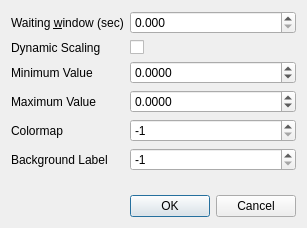
<?xml version="1.0" encoding="UTF-8"?>
<ui version="4.0">
 <class>ConfigurationDialog</class>
 <widget class="QDialog" name="configuration_dialog">
  <property name="geometry">
   <rect>
    <x>0</x>
    <y>0</y>
    <width>307</width>
    <height>228</height>
   </rect>
  </property>
  <property name="sizePolicy">
   <sizepolicy hsizetype="Minimum" vsizetype="Minimum">
    <horstretch>0</horstretch>
    <verstretch>0</verstretch>
   </sizepolicy>
  </property>
  <property name="windowTitle">
   <string>Image Overlay configuration</string>
  </property>
  <layout class="QVBoxLayout" name="window_layout">
   <item>
    <layout class="QFormLayout" name="input_layout">
     <item row="0" column="0">
      <widget class="QLabel" name="windowLabel">
       <property name="toolTip">
        <string>Time to wait before composing an image. If overlay messages arrive much later than the image, increase this value.</string>
       </property>
       <property name="text">
        <string>Waiting &amp;window (sec)</string>
       </property>
       <property name="buddy">
        <cstring>window_spin_box</cstring>
       </property>
      </widget>
     </item>
     <item row="0" column="1">
      <widget class="QDoubleSpinBox" name="window_spin_box">
       <property name="decimals">
        <number>3</number>
       </property>
      </widget>
     </item>
     <item row="1" column="0">
      <widget class="QLabel" name="dynamic_scaling_label">
       <property name="text">
        <string>Dynamic Scaling</string>
       </property>
      </widget>
     </item>
     <item row="2" column="0">
      <widget class="QLabel" name="minimum_value_label">
       <property name="text">
        <string>Minimum Value</string>
       </property>
      </widget>
     </item>
     <item row="3" column="0">
      <widget class="QLabel" name="maximum_value_label">
       <property name="text">
        <string>Maximum Value</string>
       </property>
      </widget>
     </item>
     <item row="2" column="1">
      <widget class="QDoubleSpinBox" name="minimum_value_spin_box">
       <property name="decimals">
        <number>4</number>
       </property>
       <property name="minimum">
        <double>-10000000.000000000000000</double>
       </property>
       <property name="maximum">
        <double>10000000.000000000000000</double>
       </property>
      </widget>
     </item>
     <item row="1" column="1">
      <widget class="QCheckBox" name="dynamic_scaling_check_box">
       <property name="text">
        <string/>
       </property>
      </widget>
     </item>
     <item row="3" column="1">
      <widget class="QDoubleSpinBox" name="maximum_value_spin_box">
       <property name="decimals">
        <number>4</number>
       </property>
       <property name="minimum">
        <double>-10000000.000000000000000</double>
       </property>
       <property name="maximum">
        <double>10000000.000000000000000</double>
       </property>
      </widget>
     </item>
     <item row="4" column="0">
      <widget class="QLabel" name="colormap_label">
       <property name="text">
        <string>Colormap</string>
       </property>
      </widget>
     </item>
     <item row="4" column="1">
      <widget class="QSpinBox" name="colormap_spin_box">
       <property name="minimum">
        <number>-1</number>
       </property>
       <property name="value">
        <number>-1</number>
       </property>
      </widget>
     </item>
     <item row="5" column="0">
      <widget class="QLabel" name="bg_label_label">
       <property name="text">
        <string>Background Label</string>
       </property>
      </widget>
     </item>
     <item row="5" column="1">
      <widget class="QSpinBox" name="bg_label_spin_box">
       <property name="minimum">
        <number>-1</number>
       </property>
       <property name="value">
        <number>-1</number>
       </property>
      </widget>
     </item>
    </layout>
   </item>
   <item>
    <widget class="QDialogButtonBox" name="dialog_button_box">
     <property name="orientation">
      <enum>Qt::Horizontal</enum>
     </property>
     <property name="standardButtons">
      <set>QDialogButtonBox::Cancel|QDialogButtonBox::Ok</set>
     </property>
    </widget>
   </item>
  </layout>
 </widget>
 <resources/>
 <connections>
  <connection>
   <sender>dialog_button_box</sender>
   <signal>accepted()</signal>
   <receiver>configuration_dialog</receiver>
   <slot>accept()</slot>
   <hints>
    <hint type="sourcelabel">
     <x>20</x>
     <y>20</y>
    </hint>
    <hint type="destinationlabel">
     <x>20</x>
     <y>20</y>
    </hint>
   </hints>
  </connection>
  <connection>
   <sender>dialog_button_box</sender>
   <signal>rejected()</signal>
   <receiver>configuration_dialog</receiver>
   <slot>reject()</slot>
   <hints>
    <hint type="sourcelabel">
     <x>20</x>
     <y>20</y>
    </hint>
    <hint type="destinationlabel">
     <x>20</x>
     <y>20</y>
    </hint>
   </hints>
  </connection>
 </connections>
</ui>
